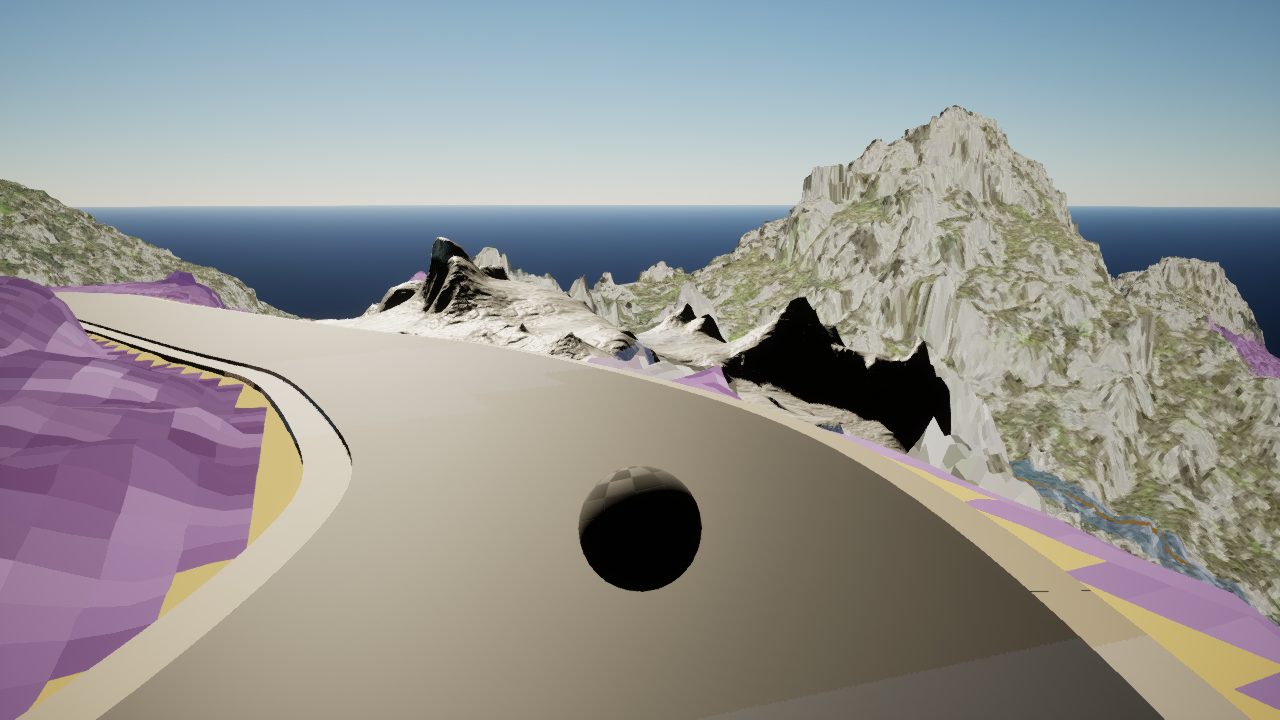
#> input picture docs/experiments/sa-calobra-component230-detail-pilot-20261008/source/window-0021-forward-00005.png, 1280 x 720 px
$ python -i run_road_asphalt_source_proof.py   (imports and definitions only)
#> lines starting #> are read from the running program, lines starting #| are printed output that depends on the picture
"""Render only the current dry_varied asphalt twice in the persistent workspace.

Reuses the pinned Material Forge producer. This establishes source determinism,
not Unreal consumption, human appearance acceptance or performance admission.
It never provisions tools, cleans caches, modifies a map or starts Unreal/MCP.
"""

from __future__ import annotations

import argparse
import hashlib
import json
import re
import subprocess
import sys
import zipfile
from pathlib import Path

ROOT = Path(__file__).resolve().parents[2]
sys.path.insert(0, str(ROOT))

from scripts.assets.road_material_contract import (
    FAMILY,
    VARIANT,
    _catalog,
    _read,
    check_asphalt_source,
)
from scripts.manage_local_workspace import load_workspace
from scripts.ue.official_mcp_source_probe import bounded_files, checked_path

GODOT_ARCHIVE_SHA = "731980f9608d61333e5baf54a2ef17210acc7a538446c0cb9969f002aca1e953"
MM_ARCHIVE_SHA = "deb4416bc939861d48097a866a8b2bf0363c29ff64874f2e04478658ff900808"
MM_SOURCE_SHA = "4d29a815489866aae483281cf44b2cfe48d3cc3e"
GODOT_NAME = "Godot_v4.7.2-stable_win64.exe"
CHANNELS = ("BaseColor", "Normal_DX", "ORM", "Height", "DetailMasks")
PRIMED_ICON_IMPORTS = frozenset(
    (
        "addons/flexible_layout/arrow.svg.import",
        "addons/flexible_layout/tab.svg.import",
        "material_maker/icons/godot_logo.svg.import",
        "material_maker/icons/grab.svg.import",
        *(
            "material_maker/windows/about/" + name + ".svg.import"
            for name in (
                "bluesky",
                "discord",
                "epic_megagrant",
                "facebook",
                "github",
                "itchio",
                "mastodon",
                "patreon",
                "x",
                "youtube",
            )
        ),
        "splash_screen/arrow.svg.import",
        "splash_screen/splash_title.svg.import",
    )
)


# [12 lines left out: function sha, not called in this run]


def git(directory: Path, *args: str) -> str:
    return subprocess.check_output(
        ["git", "-C", str(directory), *args], text=True, timeout=30
    ).strip()


# [44 lines left out: functions one_file, import_metadata, not called in this run]


def primed_source_identity(source: Path) -> dict:
    """Admit only the observed Godot-generated UI texture import metadata.

    Godot --import is required by the existing producer. Its tracked SVG import
    metadata is separate from program/graph inputs and is retained explicitly.
    No cleanup, source rewrite, new import or unlisted change is permitted.
    """
    if git(source, "rev-parse", "HEAD") != MM_SOURCE_SHA:
        raise ValueError("Material Maker source is not the pinned revision")
    if git(source, "diff", "--cached", "--name-only", "HEAD"):
        raise ValueError("Material Maker source has staged changes")
    changes = git(source, "diff", "--name-status", "--no-renames", "HEAD")
    imports = {}
    budget = [0]
    for line in changes.splitlines():
        fields = line.split("\t")
        if len(fields) != 2 or fields[0] != "M" or fields[1] not in PRIMED_ICON_IMPORTS:
            raise ValueError("Unadmitted Material Maker source change: " + line[:512])
        relative = fields[1]
        path = source / relative
        checked_path(source, path)
        raw, retained, _identity = _read(path, 65536, budget)
        parser = import_metadata(raw.decode("utf-8"))
        if (parser["remap"].get("importer"), parser["remap"].get("type")) not in {
            ("texture", "CompressedTexture2D"),
            ("svg", "DPITexture"),
        } or parser["deps"].get("source_file") != "res://" + relative.removesuffix(
            ".import"
        ):
            raise ValueError("Primed SVG import metadata has unexpected semantics")
        if (
            set(parser["remap"])
            - {"importer", "type", "uid", "metadata"}
            - {
                key
                for key in parser["remap"]
                if key == "path" or key.startswith("path.")
            }
        ):
            raise ValueError("Unexpected primed texture remap key")
        targets = [
            value
            for key, value in parser["remap"].items()
            if key == "path" or key.startswith("path.")
        ]
        destinations = parser["deps"].get("dest_files")
        if not targets or not isinstance(destinations, list) or not destinations:
            raise ValueError("Primed texture cache destinations are missing")
        for remap in [*targets, *destinations]:
            if (
                not isinstance(remap, str)
                or not remap.startswith("res://.godot/imported/")
                or ".." in remap.split("/")
                or "\\" in remap
                or not remap.endswith((".ctex", ".dpitex"))
            ):
                raise ValueError("Primed SVG texture remap escaped the imported cache")
        blob = git(source, "rev-parse", "HEAD:" + relative)
        if not re.fullmatch(r"[0-9a-f]{40}", blob):
            raise ValueError("Primed SVG import has no pinned source blob")
        imports[relative] = {"source_blob_id": blob, "sha256": retained["sha256"]}
    return {
        "source_commit": MM_SOURCE_SHA,
        "program_inputs_unchanged": True,
        "primed_icon_imports": imports,
    }


# [165 lines left out: functions source_recipe, prove, not called in this run]


# [7 lines not run here, left out]

>>> import cv2
>>> picture = cv2.imread('../../docs/experiments/sa-calobra-component230-detail-pilot-20261008/source/window-0021-forward-00005.png', cv2.IMREAD_GRAYSCALE)
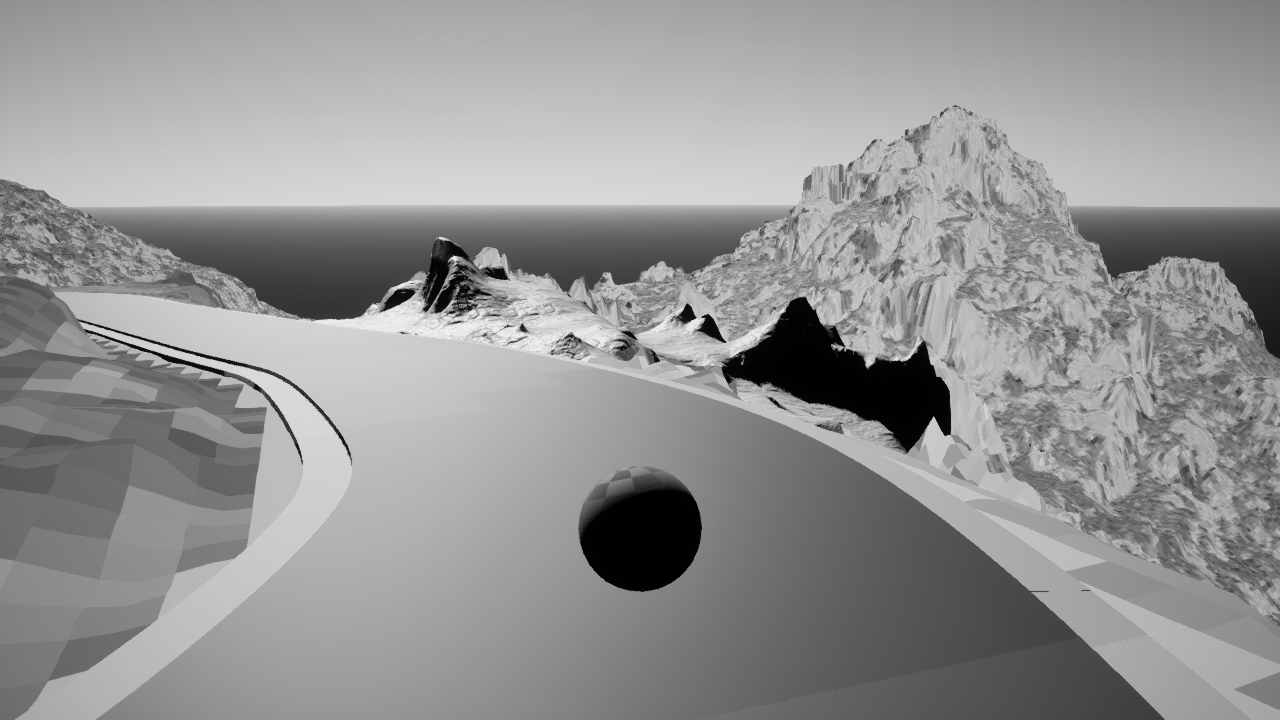
#> picture: shape (720, 1280); min 0, max 243, mean 147.8
#> (the run stopped early here; a loop or call above may not have finished)

$ run again, on worldgen/terrain/benchmarks/sa_calobra/ma2141_pnoa_review_2026-10-02.jpg
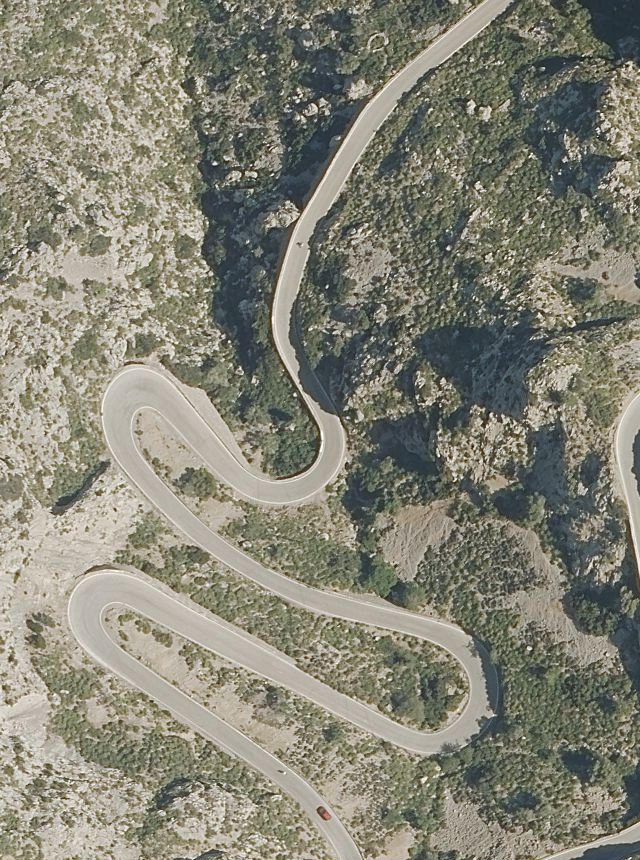
#> input picture worldgen/terrain/benchmarks/sa_calobra/ma2141_pnoa_review_2026-10-02.jpg, 1280 x 1720 px (shown at 1/2 size)
#> `picture = cv2.imread('../../docs/experiments/sa-calobra-component230-d..`:
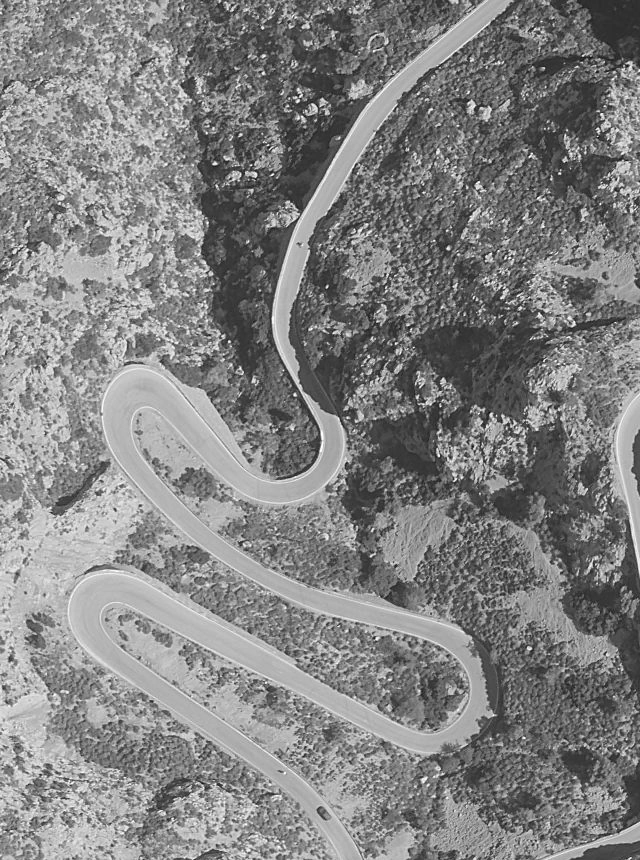
#> picture: shape (1720, 1280) (shown at 1/2 size); min 0, max 255, mean 130
